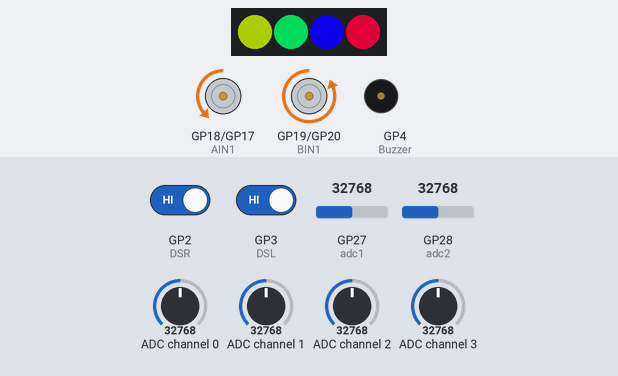
A program run on a simulated Raspberry Pi Pico running MicroPython. On the bench: 4 RGB LEDs in strip order, left to right, motor-driver pin pairs drawn as motors (green arrow = first pin HIGH = forward, orange = second pin HIGH = backward, longer = more drive, scaled by the enable pin), buzzer (waves = sounding, pin HIGH). The inputs (shaded band) are chosen by the test bench; at power-on: GP2 (DSR) HIGH, GP3 (DSL) HIGH, GP27 (adc1) = 32768, GP28 (adc2) = 32768, ADC channel 0 = 32768, ADC channel 1 = 32768, ADC channel 2 = 32768, ADC channel 3 = 32768 (analog values on the 0–65535 scale). Dim RGB values are drawn brighter than linear; library files of the repository ran but are not shown: ws2812.py; what the program prints to the serial console is not drawn.

Above: at 10.7 s.
10.8 s: GP2 (DSR) driven LOW
At 10.96 s:
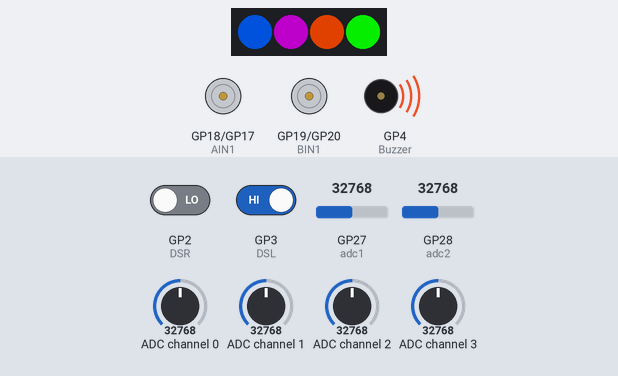
13.8 s: GP2 (DSR) driven HIGH
At 13.96 s:
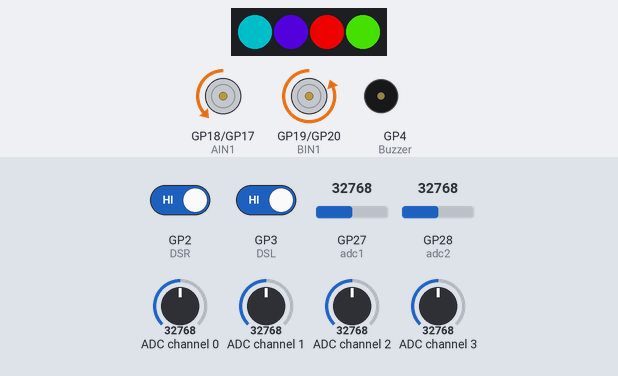
16.8 s: GP3 (DSL) driven LOW
At 17.56 s:
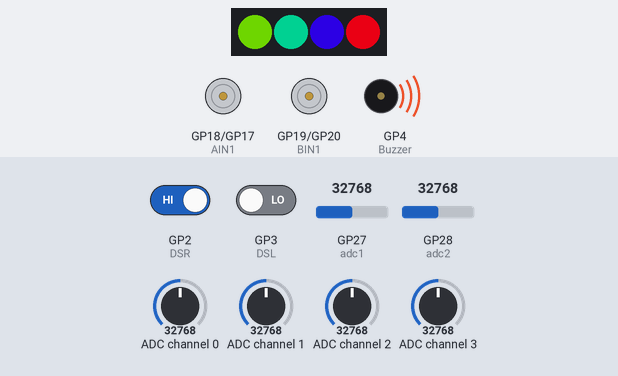
Timing chart, 0 to 25.8 s (numbered marks = the images above; inputs shaded):
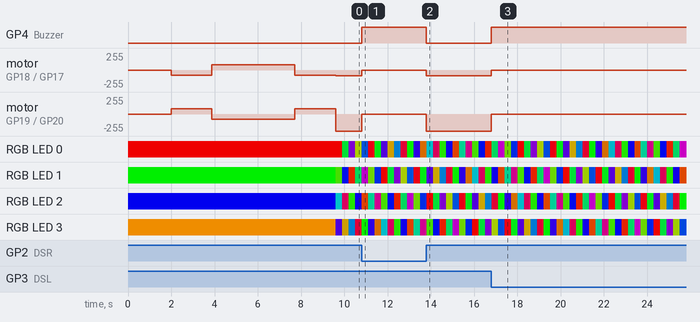

The program:

Line-Tracking2.py
```python
from machine import Pin
from TRSensor import TRSensor
from Motor import PicoGo
from ws2812 import NeoPixel
import time


M = PicoGo()
Buzzer = Pin(4, Pin.OUT)
DSR = Pin(2, Pin.IN)
DSL = Pin(3, Pin.IN)

strip = NeoPixel()
strip.pixels_set(0, strip.RED)
strip.pixels_set(1, strip.GREEN)
strip.pixels_set(2, strip.BLUE)
strip.pixels_set(3, strip.YELLOW)
strip.pixels_show()
time.sleep(2)

TRS=TRSensor()
for i in range(100):
    if(i<25 or i>= 75):
        M.setMotor(30,-30)
    else:
        M.setMotor(-30,30)
    TRS.calibrate()
print("\ncalibrate done\r\n")
print(TRS.calibratedMin)
print(TRS.calibratedMax)
print("\ncalibrate done\r\n")
maximum = 100
integral = 0
last_proportional = 0
j=0

while True:
    position,Sensors = TRS.readLine()
    DR_status = DSR.value()
    DL_status = DSL.value()

    if((Sensors[0] + Sensors[1] + Sensors[2]+ Sensors[3]+ Sensors[4]) > 4000):
        Buzzer.value(0)
        M.setMotor(0,0)
    elif((DL_status == 0) or (DR_status == 0)):
        Buzzer.value(1)
        M.setMotor(0,0)
    else:
        Buzzer.value(0)
        # The "proportional" term should be 0 when we are on the line.
        proportional = position - 2000

        # Compute the derivative (change) and integral (sum) of the position.
        derivative = proportional - last_proportional
        #integral += proportional

        # Remember the last position.
        last_proportional = proportional

        '''
        // Compute the difference between the two motor power settings,
        // m1 - m2.  If this is a positive number the robot will turn
        // to the right.  If it is a negative number, the robot will
        // turn to the left, and the magnitude of the number determines
        // the sharpness of the turn.  You can adjust the constants by which
        // the proportional, integral, and derivative terms are multiplied to
        // improve performance.
        '''
        power_difference = proportional/30  + derivative*2;

        if (power_difference > maximum):
            power_difference = maximum
        if (power_difference < - maximum):
            power_difference = - maximum

        if (power_difference < 0):
            M.setMotor(maximum + power_difference, maximum)
        else:
            M.setMotor(maximum, maximum - power_difference)

    for i in range(strip.num):
        strip.pixels_set(i, strip.wheel(((i * 256 // strip.num) + j) & 255))
    strip.pixels_show()
    j += 1
    if(j > 256):
        j = 0
```

TRSensor.py
```python
from machine import I2C
import machine
import time

#i2c address
ADS_I2C_ADDRESS                   = 0x48

#Pointer Register
ADS_POINTER_CONVERT               = 0x00
ADS_POINTER_CONFIG                = 0x01
ADS_POINTER_LOWTHRESH             = 0x02
ADS_POINTER_HIGHTHRESH            = 0x03

#Config Register
ADS_CONFIG_OS_BUSY                  = 0x0000      #Device is currently performing a conversion
ADS_CONFIG_OS_NOBUSY                = 0x8000      #Device is not currently performing a conversion
ADS_CONFIG_OS_SINGLE_CONVERT        = 0x8000      #Start a single conversion (when in power-down state)
ADS_CONFIG_OS_NO_EFFECT             = 0x0000      #No effect
ADS_CONFIG_MUX_MUL_0_1              = 0x0000      #Input multiplexer,AINP = AIN0 and AINN = AIN1(default)
ADS_CONFIG_MUX_MUL_0_3              = 0x1000      #Input multiplexer,AINP = AIN0 and AINN = AIN3
ADS_CONFIG_MUX_MUL_1_3              = 0x2000      #Input multiplexer,AINP = AIN1 and AINN = AIN3
ADS_CONFIG_MUX_MUL_2_3              = 0x3000      #Input multiplexer,AINP = AIN2 and AINN = AIN3
ADS_CONFIG_MUX_SINGLE_0             = 0x4000      #SINGLE,AIN0
ADS_CONFIG_MUX_SINGLE_1             = 0x5000      #SINGLE,AIN1
ADS_CONFIG_MUX_SINGLE_2             = 0x6000      #SINGLE,AIN2
ADS_CONFIG_MUX_SINGLE_3             = 0x7000      #SINGLE,AIN3
ADS_CONFIG_PGA_6144                 = 0x0000      #Gain= +/- 6.144V
ADS_CONFIG_PGA_4096                 = 0x0200      #Gain= +/- 4.096V
ADS_CONFIG_PGA_2048                 = 0x0400      #Gain= +/- 2.048V(default)
ADS_CONFIG_PGA_1024                 = 0x0600      #Gain= +/- 1.024V
ADS_CONFIG_PGA_512                  = 0x0800      #Gain= +/- 0.512V
ADS_CONFIG_PGA_256                  = 0x0A00      #Gain= +/- 0.256V
ADS_CONFIG_MODE_CONTINUOUS          = 0x0000      #Device operating mode:Continuous-conversion mode
ADS_CONFIG_MODE_NOCONTINUOUS        = 0x0100      #Device operating mode：Single-shot mode or power-down state (default)
ADS_CONFIG_DR_RATE_128              = 0x0000      #Data rate=128SPS
ADS_CONFIG_DR_RATE_250              = 0x0020      #Data rate=250SPS
ADS_CONFIG_DR_RATE_490              = 0x0040      #Data rate=490SPS
ADS_CONFIG_DR_RATE_920              = 0x0060      #Data rate=920SPS
ADS_CONFIG_DR_RATE_1600             = 0x0080      #Data rate=1600SPS
ADS_CONFIG_DR_RATE_2400             = 0x00A0      #Data rate=2400SPS
ADS_CONFIG_DR_RATE_3300             = 0x00C0      #Data rate=3300SPS
ADS_CONFIG_COMP_MODE_WINDOW         = 0x0010      #Comparator mode：Window comparator
ADS_CONFIG_COMP_MODE_TRADITIONAL    = 0x0000      #Comparator mode：Traditional comparator (default)
ADS_CONFIG_COMP_POL_LOW             = 0x0000      #Comparator polarity：Active low (default)
ADS_CONFIG_COMP_POL_HIGH            = 0x0008      #Comparator polarity：Active high
ADS_CONFIG_COMP_LAT                 = 0x0004      #Latching comparator
ADS_CONFIG_COMP_NONLAT              = 0x0000      #Nonlatching comparator (default)
ADS_CONFIG_COMP_QUE_ONE             = 0x0000      #Assert after one conversion
ADS_CONFIG_COMP_QUE_TWO             = 0x0001      #Assert after two conversions
ADS_CONFIG_COMP_QUE_FOUR            = 0x0002      #Assert after four conversions
ADS_CONFIG_COMP_QUE_NON             = 0x0003      #Disable comparator and set ALERT/RDY pin to high-impedance (default)

Config_Set = 0

class ADS1015(object):
    def __init__(self,i2c_bus=1,addr=ADS_I2C_ADDRESS):
        self.i2c = I2C(i2c_bus)
        self.addr = addr

    def ADS1015_Set_Channel(self,channel):                    #Read single channel data
        data=0
        Config_Set =  ( ADS_CONFIG_MODE_NOCONTINUOUS        |   #mode：Single-shot mode or power-down state    (default)
                        ADS_CONFIG_PGA_4096                 |   #Gain= +/- 4.096V                              (default)
                        ADS_CONFIG_COMP_QUE_NON             |   #Disable comparator                            (default)
                        ADS_CONFIG_COMP_NONLAT              |   #Nonlatching comparator                        (default)
                        ADS_CONFIG_COMP_POL_LOW             |   #Comparator polarity：Active low               (default)
                        ADS_CONFIG_COMP_MODE_TRADITIONAL    |   #Traditional comparator                        (default)
                        ADS_CONFIG_DR_RATE_3300             )   #Data rate=1600SPS                             (default)
        if channel == 0:
            Config_Set |= ADS_CONFIG_MUX_SINGLE_0
        elif channel == 1:
            Config_Set |= ADS_CONFIG_MUX_SINGLE_1
        elif channel == 2:
            Config_Set |= ADS_CONFIG_MUX_SINGLE_2
        elif channel == 3:
            Config_Set |= ADS_CONFIG_MUX_SINGLE_3
        Config_Set |=ADS_CONFIG_OS_SINGLE_CONVERT
        self._write_word(ADS_POINTER_CONFIG,Config_Set)
        #time.sleep(0.01)
        #data=self._read_u16(ADS_POINTER_CONVERT)>>4
        #return data

    def _read_u16(self,cmd):
        data = self.i2c.readfrom_mem(self.addr, cmd, 2)
        return ((data[0] * 256 ) + data[1])

    def _write_word(self, cmd, val):
        temp = [0,0]
        temp[1] = val & 0xFF
        temp[0] =(val & 0xFF00) >> 8
        self.i2c.writeto_mem(self.addr,cmd,bytes(temp))

class TRSensor(ADS1015):
    def __init__(self):
        self.numSensors = 5
        self.calibratedMin = [0] * self.numSensors
        self.calibratedMax = [1023] * self.numSensors
        self.last_value = 0
        super().__init__()
        self.adc1 = machine.ADC(27)
        self.adc2 = machine.ADC(28)

    """
    Reads the sensor values into an array. There *MUST* be space
    for as many values as there were sensors specified in the constructor.
    Example usage:
    unsigned int sensor_values[8];9
    sensors.read(sensor_values);
    The values returned are a measure of the reflectance in abstract units,
    with higher values corresponding to lower reflectance (e.g. a black
    surface or a void).
    """
    def AnalogRead(self):
        value = [0]*(self.numSensors)

        value[0] = int(self.adc1.read_u16()*1024/0x10000)
        self.ADS1015_Set_Channel(0)
        value[1] = int((self._read_u16(ADS_POINTER_CONVERT)>>4)*1024/1650)   #Useless data
        self.ADS1015_Set_Channel(1)
        value[1] = int((self._read_u16(ADS_POINTER_CONVERT)>>4)*1024/1650)   #channel 0
        self.ADS1015_Set_Channel(2)
        value[2] = int((self._read_u16(ADS_POINTER_CONVERT)>>4)*1024/1650)   #channel 1
        self.ADS1015_Set_Channel(3)
        value[3] = int((self._read_u16(ADS_POINTER_CONVERT)>>4)*1024/1650)   #channel 2
        value[4] = int(self.adc2.read_u16()*1024/0x10000)


        return value

    """
    Reads the sensors 10 times and uses the results for
    calibration.  The sensor values are not returned; instead, the
    maximum and minimum values found over time are stored internally
    and used for the readCalibrated() method.
    """
    def calibrate(self):
        max_sensor_values = [0]*self.numSensors
        min_sensor_values = [0]*self.numSensors
        for j in range(0,10):

            sensor_values = self.AnalogRead();

            for i in range(0,self.numSensors):

                # set the max we found THIS time
                if((j == 0) or max_sensor_values[i] < sensor_values[i]):
                    max_sensor_values[i] = sensor_values[i]

                # set the min we found THIS time
                if((j == 0) or min_sensor_values[i] > sensor_values[i]):
                    min_sensor_values[i] = sensor_values[i]

        # record the min and max calibration values
        for i in range(0,self.numSensors):
            if(min_sensor_values[i] > self.calibratedMin[i]):
                self.calibratedMin[i] = min_sensor_values[i]
            if(max_sensor_values[i] < self.calibratedMax[i]):
                self.calibratedMax[i] = max_sensor_values[i]

    """
    Returns values calibrated to a value between 0 and 1000, where
    0 corresponds to the minimum value read by calibrate() and 1000
    corresponds to the maximum value.  Calibration values are
    stored separately for each sensor, so that differences in the
    sensors are accounted for automatically.

    """
    def readCalibrated(self):
        value = 0
        sensor_values = self.AnalogRead()

        for i in range (0,self.numSensors):
            denominator = self.calibratedMax[i] - self.calibratedMin[i]

            if(denominator != 0):
                value = (sensor_values[i] - self.calibratedMin[i])* 1000 / denominator

            if(value < 0):
                value = 0
            elif(value > 1000):
                value = 1000

            sensor_values[i] = int(value)

        return sensor_values

    """
    Operates the same as read calibrated, but also returns an
    estimated position of the robot with respect to a line. The
    estimate is made using a weighted average of the sensor indices
    multiplied by 1000, so that a return value of 0 indicates that
    the line is directly below sensor 0, a return value of 1000
    indicates that the line is directly below sensor 1, 2000
    indicates that it's below sensor 2000, etc.  Intermediate
    values indicate that the line is between two sensors.  The
    formula is:

       0*value0 + 1000*value1 + 2000*value2 + ...
       --------------------------------------------
             value0  +  value1  +  value2 + ...

    By default, this function assumes a dark line (high values)
    surrounded by white (low values).  If your line is light on
    black, set the optional second argument white_line to true.  In
    this case, each sensor value will be replaced by (1000-value)
    before the averaging.
    """
    def readLine(self, white_line = 0):
        sensor_values = self.readCalibrated()
        avg = 0
        sum = 0
        on_line = 0
        for i in range(0,self.numSensors):
            value = sensor_values[i]
            if(white_line):
                value = 1000-value
            # keep track of whether we see the line at all
            if(value > 200):
                on_line = 1

            # only average in values that are above a noise threshold
            if(value > 50):
                avg += value * (i * 1000);  # this is for the weighted total,
                sum += value;               # this is for the denominator

        if(on_line != 1):
            # If it last read to the left of center, return 0.
            if(self.last_value < (self.numSensors - 1)*1000/2):
                #print("left")
                self.last_value = 0;

            # If it last read to the right of center, return the max.
            else:
                #print("right")
                self.last_value = (self.numSensors - 1)*1000
        else:
            self.last_value = avg/sum

        return int(self.last_value),sensor_values

if __name__ == '__main__':

    print("\nTRSensor Test Program ...\r\n")
    TRS=TRSensor()
    while True:
        print(TRS.AnalogRead())
        time.sleep(0.1)
                
```

Motor.py
```python
from machine import Pin, PWM
import time

IR = Pin(5, Pin.IN)


def play_tone(tone, duration):
    i = 0
    elapsed_time = 0
    if tone > 0:
        # While the tone has played less long than 'duration', pulse speaker HIGH and LOW
        while elapsed_time < duration * 1000:
            buzzer.freq(tone)
            # Keep track of how long we pulsed
            elapsed_time += tone
    else:
        # Rest beat; loop times delay
        time.sleep(duration)

def play_note(note, duration):
    names = ['c', 'd', 'e', 'f', 'g', 'a', 'b', 'C', 'B']
    tones = [1047, 1175, 1319, 1397, 1568, 1760, 1976, 2093, 2349]
    # Play the tone corresponding to the note name
    for i in range(8):
        if names[i] == note:
            play_tone(tones[i], duration)

def task_christmas():
    length = 47  # the number of notes
    notes = "eeeeeegcde"  # a space represents a rest
    beats = [0.5, 0.5, 1, 0.5, 0.5, 1, 0.5, 0.5, 0.5, 0.5, 2, 0.5, 0.5, 1, 0.5, 0.5, 0.5, 1, 0.5, 0.5, 0.5, 0.5, 1, 1, 0.5, 0.5, 1, 0.5, 0.5, 1, 0.5, 0.5, 0.5, 0.5, 2, 0.5, 0.5, 1, 0.5, 0.5, 0.5, 1, 0.5, 0.5, 0.5, 0.5, 2]
    while True:
        for i in range(length):
            play_note(notes[i], beats[i])
            time.sleep(tempo // 2)


class PicoGo(object):
    def __init__(self):
        self.PWMA = PWM(Pin(16))
        self.PWMA.freq(1000)
        self.AIN2 = Pin(17, Pin.OUT)
        self.AIN1 = Pin(18, Pin.OUT)
        self.BIN1 = Pin(19, Pin.OUT)
        self.BIN2 = Pin(20, Pin.OUT)
        self.PWMB = PWM(Pin(21))
        self.PWMB.freq(1000)
        self.stop()

    def forward(self,speed):
        if((speed >= 0) and (speed <= 100)):
            self.PWMA.duty_u16(int(speed*0xFFFF/100))
            self.PWMB.duty_u16(int(speed*0xFFFF/100))
            self.AIN2.value(1)
            self.AIN1.value(0)
            self.BIN2.value(1)
            self.BIN1.value(0)

    def backward(self,speed):
        if((speed >= 0) and (speed <= 100)):
            self.PWMA.duty_u16(int(speed*0xFFFF/100))
            self.PWMB.duty_u16(int(speed*0xFFFF/100))
            self.AIN2.value(0)
            self.AIN1.value(1)
            self.BIN2.value(0)
            self.BIN1.value(1)

    def left(self,speed):
        if((speed >= 0) and (speed <= 100)):
            self.PWMA.duty_u16(int(speed*0xFFFF/100))
            self.PWMB.duty_u16(int(speed*0xFFFF/100))
            self.AIN2.value(0)
            self.AIN1.value(1)
            self.BIN2.value(1)
            self.BIN1.value(0)

    def right(self,speed):
        if((speed >= 0) and (speed <= 100)):
            self.PWMA.duty_u16(int(speed*0xFFFF/100))
            self.PWMB.duty_u16(int(speed*0xFFFF/100))
            self.AIN2.value(1)
            self.AIN1.value(0)
            self.BIN2.value(0)
            self.BIN1.value(1)

    def stop(self):
        self.PWMA.duty_u16(0)
        self.PWMB.duty_u16(0)
        self.AIN2.value(0)
        self.AIN1.value(0)
        self.BIN2.value(0)
        self.BIN1.value(0)

    def setMotor(self, left, right):
        if((left >= 0) and (left <= 100)):
            self.AIN1.value(0)
            self.AIN2.value(1)
            self.PWMA.duty_u16(int(left*0xFFFF/100))
        elif((left < 0) and (left >= -100)):
            self.AIN1.value(1)
            self.AIN2.value(0)
            self.PWMA.duty_u16(-int(left*0xFFFF/100))
        if((right >= 0) and (right <= 100)):
            self.BIN2.value(1)
            self.BIN1.value(0)
            self.PWMB.duty_u16(int(right*0xFFFF/100))
        elif((right < 0) and (right >= -100)):
            self.BIN2.value(0)
            self.BIN1.value(1)
            self.PWMB.duty_u16(-int(right*0xFFFF/100))

if __name__=='__main__':
    # import utime

    # M = PicoGo()
    # M.forward(50)
    # utime.sleep(0.5)
    # M.backward(50)
    # utime.sleep(0.5)
    # M.left(30)
    # utime.sleep(0.5)
    # M.right(30)
    # utime.sleep(0.5)
    # M.stop()
    buzzer = PWM(4)
    buzzer.duty_u16(400)
    task_christmas()
```

Measured:
- after the input at 10.8 s, GP4 (Buzzer): LOW → HIGH at once; motor on GP18 (AIN1) / GP17 (AIN2): backward 85/255 → stopped at once; motor on GP19 (BIN1) / GP20 (BIN2): backward 255/255 → stopped at once
- after the input at 13.8 s, GP4 (Buzzer): HIGH → LOW at once; motor on GP18 (AIN1) / GP17 (AIN2): stopped → backward 85/255 at once; motor on GP19 (BIN1) / GP20 (BIN2): stopped → backward 255/255 at once
- after the input at 16.8 s, GP4 (Buzzer): LOW → HIGH at once; motor on GP18 (AIN1) / GP17 (AIN2): backward 85/255 → stopped at once; motor on GP19 (BIN1) / GP20 (BIN2): backward 255/255 → stopped at once
